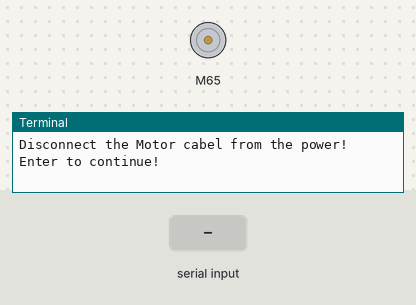
Simulated run of this program. Board: Raspberry Pi (BCM pin numbers). On the bench: DC motor (green arrow = forward, orange = backward, longer = faster), the last lines printed to the terminal. The test bench sets the inputs (shaded band).

Above: at 1.2 s.
1.3 s: "1" typed at the terminal, then Enter
At 1.45 s:
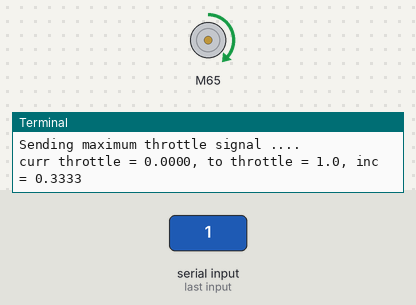
At 3.0 s:
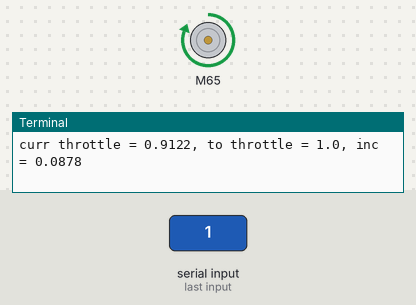
4.3 s: "0" typed at the terminal, then Enter
At 9.35 s:
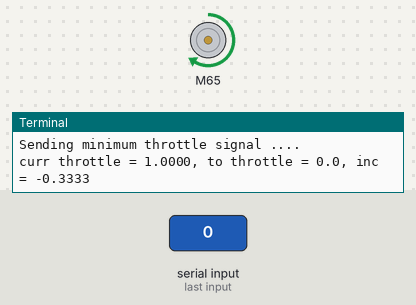
Timing chart, 0 to 11.4 s (numbered marks = the images above; inputs shaded):
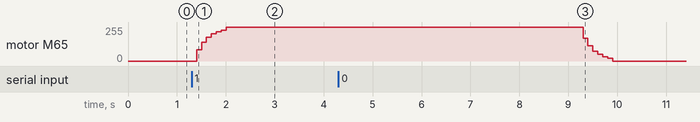

Measured:
- after the input at 1.3 s, motor M65: moves from stopped to forward 255/255 over 0.60 s, starting after 0.10 s
- after the input at 4.3 s, motor M65: moves from forward 255/255 to stopped over 0.60 s, starting after 5.0 s

The program:

motor_cali.py
```python
from adafruit_servokit import ServoKit
import board, busio, numpy as np
from time import sleep

print( "Disconnect the Motor cabel from the power!" )
text = input ( "Enter to continue! " )

print("Initializing ServoKit ...")
i2c = busio.I2C(board.SCL, board.SDA)
kit = ServoKit(channels=16, i2c=i2c)
print("Done initializing servokit.")

motor = kit.continuous_servo[ 1 ]

motor.throttle = 0.0
sleep( 0.1 )

def set_throttle( throttle_to) :
    while True :
        diff = throttle_to - motor.throttle
        inc = diff if abs( diff ) < 0.1 else diff/3.0
        print( f"curr throttle = {motor.throttle:.4f}, to throttle = {throttle_to}, inc = {inc:.4f}" )

        if -1.0 <= motor.throttle <= 1.0 :
            motor.throttle += inc
        else :
            motor.throttle = throttle_to
        pass

        sleep( 0.1 )

        if abs( diff ) < 0.1 :
            break
        pass
    pass
pass

print( "Sending maximum throttle signal ...." )
set_throttle( 1.0 )
sleep( 1 )

print( "\nConnect the Motor cable to the power! " )
input( "Enter to continue ..." )
print( "Wait for 5 seconds! " )
sleep( 5 )

print( "Sending minimum throttle signal ...." )
set_throttle( 0.0 )
sleep( 5 )

print( "Good bye!" )
```
